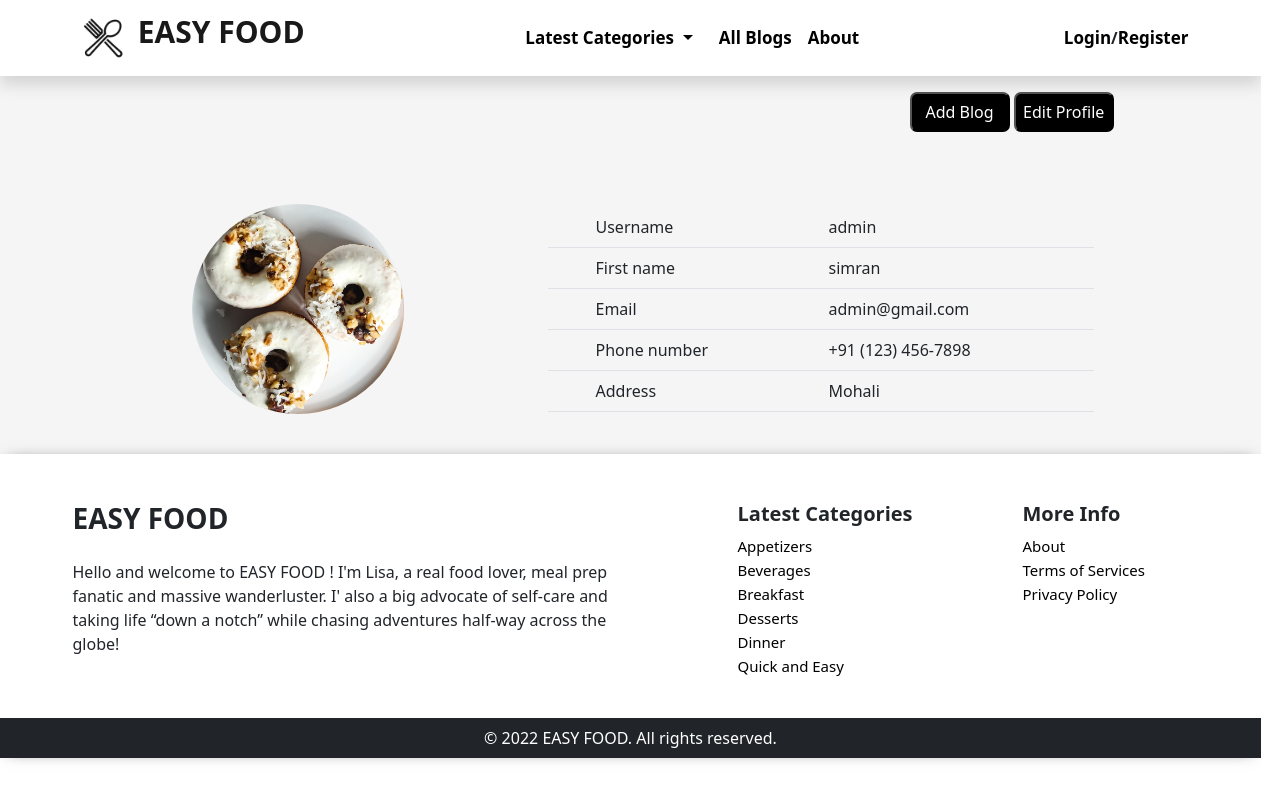
Page /profile/admin/ on the committed database.
### blogapp/models.py (models this page shows, shortened)
class CustomUsers(AbstractUser):
    email = models.EmailField(blank=False , unique=True)
    created_at = models.DateTimeField(auto_now_add=True)
    updated_at = models.DateTimeField(auto_now= True)
    first_name = models.CharField(max_length=255,blank =False)
    phone_number = models.CharField(max_length=20 , blank=True, unique=True)
    address= models.TextField( blank=True)
    image = models.ImageField(upload_to = 'profile/',  blank=True)

class Category(models.Model):
    name=models.CharField(max_length=200)
    slug = models.SlugField(max_length = 200, blank=True)
    image = models.ImageField(upload_to ='category/', blank=True)
    created_at = models.DateTimeField(auto_now_add=True)
    updated_at = models.DateTimeField(auto_now= True)

### blogapp/views.py (the view)
# urls.py: path('profile/<username>/', views.profile,name="profile"),
def profile(request, username):
    blogs = blog()
    profile = CustomUsers.objects.get(username=username)
    return render(request, 'blogapp/profile.html', {'profile': profile, 'blogs': blogs})

### blog/context_processors.py (called while the page is built)
def nav(request):
    blog= Category.objects.all()
    return {'category' : blog}

### blogapp/views.py (called while the page is built)
def blog():
    category = Category.objects.all().order_by('-updated_at').order_by('name')
    blog = []
    for i in category:
        present = Post.objects.filter(category_id=i.pk)
        if present.exists():
            blog.append(Category.objects.all().get(id=i.pk))
    return blog

### blogapp/templates/blogapp/profile.html (shortened to what this page needs)
{% extends 'base.html' %}
{% load static %}
{% block content %}
{% include "blogapp/navbar.html" %}
<section  id="bg-color">
    <div class="container">
        <div class="offset-9 col-4 pt-3">
            <a href="{% url 'add-blog' profile.username %}"><button class="profile-button mb-md-5 mb-sm-5">Add Blog</button></a>
            <a href="{% url 'edit-profile' profile.username %}"><button class="profile-button">Edit Profile
            </button>
            </a>
        </div>
        <div class="row py-4">
            <div class="col-lg-5  ">
                {% if profile.image %}
                <p class="text-center">
                    <img src="{{profile.image.url}}" alt="connect" class="profile-image" >
                </p>
                {% else %}
                <p class="text-center">
                    <img src="{% static 'blogapp/images/avatar.png' %}" class="profile-image">
                </p>
                {% endif %}
            </div>
            <div class="col-lg-6 my-auto">
                <table class="table">
                    <tbody>
                        <tr>
                            <td class="px-5 col-6">Username</td>
                            <td>{{profile.username}}</td>
                        </tr>
                        <tr>
                            <td class="px-5 col-6">First name</td>
                            <td>{{profile.first_name}}</td>
                        </tr>
                        <tr>
                            <td class="px-5 col-6">Email</td>
                            <td>{{profile.email}}</td>
                        </tr>
                        {% if profile.phone_number %}
                        <tr>
                            <td class="px-5 col-6">Phone number</td>
                            <td>{{profile.phone_number}}</td>
                        </tr>
                        {% endif %}
                        {% if profile.address %}
                        <tr>
                            <td class="px-5 col-6">Address</td>
                            <td>{{profile.address}}</td>
                        </tr>
                        {% endif %}
                    </tbody>
                </table>
            </div>
        </div>
    </div>
</section>
{% endblock content %}
{% block footer %}{{block.super}}{% endblock footer %}

### templates/base.html (shortened to what this page needs)
<!DOCTYPE html>
<html lang="en">
{% load static %}
<head>
    <link rel="stylesheet" href="https://cdnjs.cloudflare.com/ajax/libs/font-awesome/6.2.0/css/all.min.css"
 />
    <link href="https://cdn.jsdelivr.net/npm/bootstrap@5.2.2/dist/css/bootstrap.min.css" rel="stylesheet"
>
    <link rel="stylesheet" href="https://cdnjs.cloudflare.com/ajax/libs/OwlCarousel2/2.3.4/assets/owl.carousel.min.css"
 />
    <link rel="stylesheet"
        href="https://cdnjs.cloudflare.com/ajax/libs/OwlCarousel2/2.3.4/assets/owl.theme.default.min.css"
 />
    <link rel="stylesheet" href="//cdn.jsdelivr.net/npm/alertifyjs@1.13.1/build/css/alertify.min.css" />
    <link rel="stylesheet" href="//cdn.jsdelivr.net/npm/alertifyjs@1.13.1/build/css/themes/default.min.css" />
</head>
<body>
    {% block content %}
    {% endblock content %}
    {% block footer %}
    <section class="foot">
        <div class="container pt-5 pb-4">
            <div class="row">
                <div class="col-lg-6 col-sm-12 ">
                    <h3 class="fw-bold">EASY FOOD</h3>
                    <p class="pt-3">Hello and welcome to EASY FOOD ! I'm Lisa, a real food lover, meal prep fanatic and
                        massive wanderluster. I' also a big advocate of self-care and taking life “down a notch” while
                        chasing adventures half-way across the globe!
                    </p>
                </div>
                <div class="col-lg-3 offset-1 d-lg-block d-md-block d-sm-none">
                    <h5 class="fw-bold">Latest Categories</h5>
                    <ul class="footer">
                        {% for blogs in blogs %}
                        {% if forloop.counter < 7 %} <li><a href="{% url 'category' blogs.slug %}">
                                {{blogs.name}}
                            </a></li>
                            {% endif%}
                            {% endfor %}
                    </ul>
                </div>
                <div class="col-lg-2 d-lg-block d-md-block d-sm-none">
                    <h5 class="fw-bold">More Info</h5>
                    <ul class="footer">
                        <li>
                            <a href="{% url 'about' %}">About</a>
                        </li>
                        <li><a href="{% url 'terms' %}">Terms of Services</a></li>
                        <li>
                            <a href="{% url 'policy' %}">Privacy Policy</a>
                        </li>
                    </ul>
                </div>
            </div>
        </div>
        <div class="bg-dark text-white text-center py-2">&#169; <span id="cur-year"></span> EASY FOOD. All rights
            reserved.
        </div>
    </section>
    {% endblock footer %}
</body>
</html>

### templates/base.html (style rules this page uses)
body { font-family: 'Poppins', sans-serif; }
#bg-color { background-color: whitesmoke; }
.foot { box-shadow: 0px 0px 15px -8px rgba(0, 0, 0, 0.75); }
.footer li { list-style: none; }
.footer a { text-decoration: none; color: black; font-size: 15px; }
.footer { padding-left: 0px; }

### blogapp/templates/blogapp/profile.html (style rules this page uses)
.profile-image { height: 210px; border-radius: 50%; }
.profile-button { background:black; color:white; border-radius:7px; width:100px; height:40px; }

### rows in the picture
CustomUsers: image (picture), username "admin", first_name "simran", email "admin@gmail.com", phone_number "+91 (123) 456-7898", address "Mohali"
Category: name "Appetizers"
Category: name "Beverages"
Category: name "Breakfast"
Category: name "Desserts"
Category: name "Dinner"
Category: name "Quick and Easy"
